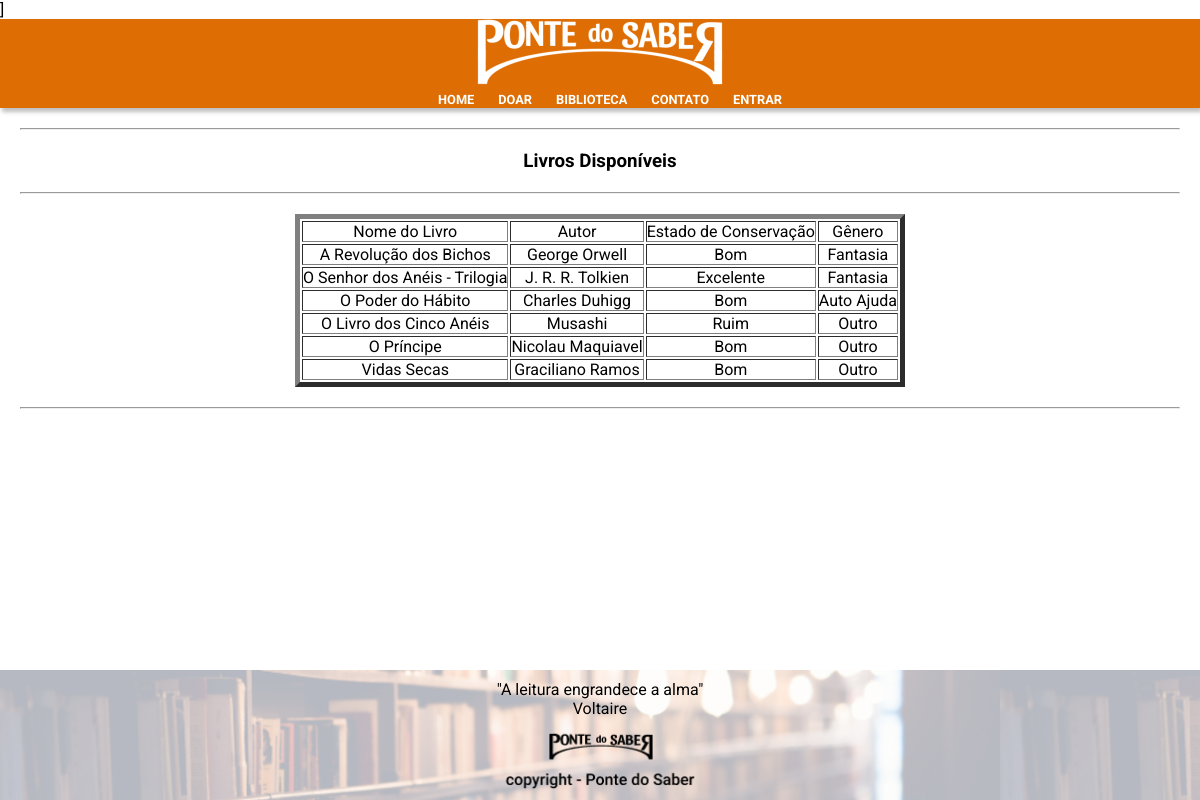
The app's page /biblioteca with its own data.
### tables this page shows
CREATE TABLE tb_livros (nome STRING NOT NULL, autor STRING NOT NULL, estado STRING NOT NULL, genero STRING NOT NULL, status STRING NOT NULL, email_doador STRING NOT NULL, email_recebedor STRING);

### portalsaber.py (the view)
@app.route("/biblioteca")
def biblioteca():
    con = sqlite3.connect("portalsaber_bd.db")
    con.row_factory = sqlite3.Row
    cur = con.cursor()
    cur.execute("SELECT * FROM tb_livros WHERE status='Disponível'")
    rows = cur.fetchall()
    return render_template("biblioteca.html",rows = rows)
    con.close

### template/biblioteca.html (shortened to what this page needs)
]<!DOCTYPE html>
<html lang="pt-br">
<head>
    <link rel="stylesheet" href="{{ url_for('static', filename='css/stylecontato.css')}}">
   </head>
<body>
    <header>
        <div class="container">
            <div class="logo">
                <a href="/"><img src="{{ url_for('static', filename='images/Logo3-pp.png')}}" alt="Logo Ponte do Saber"></a>
            </div>
            <nav>
                <div class="menu">
                    <ul>
                        <li><a href="/">HOME</a></li>
                        <li><a href="/doar">DOAR</a></li>
                        <li><a href="/biblioteca">BIBLIOTECA</a></li>
                        <li><a href="/contato">CONTATO</a></li>
                        <li><a href="/entrar">ENTRAR</a></li>
                    </ul>
                </div>
            </nav>
        </div>
    </header>
    <hr>
		<h3>Livros Disponíveis</h3>
    <hr>
	<center>
		<table border=5>
			<thead>
				<td><center>Nome do Livro</center></td>
				<td><center>Autor</center></td>
				<td><center>Estado de Conservação</center></td>
				<td><center>Gênero</center></td>
			</thead>
			{% for row in rows %}
			<tr>
				<td><center>{{row["nome"]}}</center></td>
				<td><center>{{row["autor"]}}</center></td>
				<td><center>{{row["estado"]}}</center></td>
				<td><center>{{row["genero"]}}</center></td>
			</tr>
			{% endfor %}
		</table>
	</center>
    <hr>
    <footer>
        <p>"A leitura engrandece a alma"<br>
            Voltaire</p>
        <img src="{{ url_for('static', filename='images/footer2.png')}}"alt="">
    </footer>
    </body>
</html>

### static/css/stylecontato.css (style rules this page uses)
* { margin: 0px; padding: 0px; box-sizing: border-box; font-family: 'Roboto', sans-serif; }
html, body { position: absolute; width: 100%; min-height: 100%; padding: 0; margin: 0; }
body:after { line-height: 150px; white-space: pre; content: "\A"; }
.logo { background-color: #DE6D04; width: 100%; text-align: center; margin-left: auto; margin-right: auto; }
.menu { background-color: #DE6D04 ; box-shadow: 2px 4px 4px rgba(0, 0, 0, 0.25); }
.menu ul { text-align: center; }
.menu ul li { display: inline; }
.menu ul li a { text-decoration: none; color: white; padding-left: 20px; vertical-align: middle; font-family: 'Roboto', sans-serif; font-weight: bold; }
hr { margin: 20px; }
h3 { text-align: center; }
a { text-decoration: none; font-size: .8rem }
footer { background-image: url(Imagens/footer1.png); padding: 10px; text-align: center; align-items: center; width: 100%; position: absolute; width: 100%; height: auto; bottom: 0px; margin-top: -100px; }
footer img { width: 20%; }

### records on screen
tb_livros: nome "A Revolução dos Bichos", autor "George Orwell", estado "Bom", genero "Fantasia"
tb_livros: nome "O Senhor dos Anéis - Trilogia", autor "J. R. R. Tolkien", estado "Excelente", genero "Fantasia"
tb_livros: nome "O Poder do Hábito", autor "Charles Duhigg", estado "Bom", genero "Auto Ajuda"
tb_livros: nome "O Livro dos Cinco Anéis", autor "Musashi", estado "Ruim", genero "Outro"
tb_livros: nome "O Príncipe", autor "Nicolau Maquiavel", estado "Bom", genero "Outro"
tb_livros: nome "Vidas Secas", autor "Graciliano Ramos", estado "Bom", genero "Outro"
